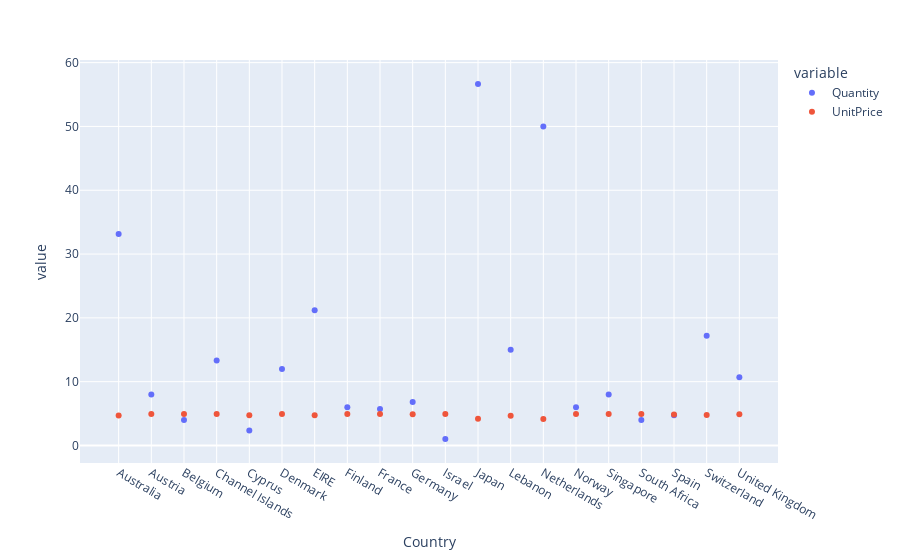

This figure's notebook cell:
### Code cell
# Traces
traces = px.scatter(pb_country_qty_up , x="Country", y=["Quantity",'UnitPrice'])

# Layout 
layout = go.Layout(width=700, height=600,
                   xaxis=go.layout.XAxis(title=go.layout.xaxis.Title(text='Average Quantity')),
                   yaxis=go.layout.YAxis(title=go.layout.yaxis.Title(text='Average Unit Price')),
                   title=go.layout.Title(text='Average Quantity VS Average Unit Price'));
# Plot
py.iplot(go.Figure(data=traces, layout=layout));

### Figure 1 — Plotly figure (JSON) as saved in the notebook; plotly's stock layout.template omitted (floating-point values rounded to 4 significant figures)
{"data": [{"hovertemplate": "variable=Quantity<br>Country=%{x}<br>value=%{y}<extra></extra>", "legendgroup": "Quantity", "marker": {"color": "#636efa", "symbol": "circle"}, "mode": "markers", "name": "Quantity", "orientation": "v", "showlegend": true, "type": "scatter", "x": ["Australia", "Austria", "Belgium", "Channel Islands", "Cyprus", "Denmark", "EIRE", "Finland", "France", "Germany", "Israel", "Japan", "Lebanon", "Netherlands", "Norway", "Singapore", "South Africa", "Spain", "Switzerland", "United Kingdom"], "xaxis": "x", "y": [33.12, 8, 4, 13.33, 2.333, 12, 21.21, 6, 5.727, 6.8, 1, 56.67, 15, 50, 6, 8, 4, 4.75, 17.2, 10.71], "yaxis": "y"}, {"hovertemplate": "variable=UnitPrice<br>Country=%{x}<br>value=%{y}<extra></extra>", "legendgroup": "UnitPrice", "marker": {"color": "#EF553B", "symbol": "circle"}, "mode": "markers", "name": "UnitPrice", "orientation": "v", "showlegend": true, "type": "scatter", "x": ["Australia", "Austria", "Belgium", "Channel Islands", "Cyprus", "Denmark", "EIRE", "Finland", "France", "Germany", "Israel", "Japan", "Lebanon", "Netherlands", "Norway", "Singapore", "South Africa", "Spain", "Switzerland", "United Kingdom"], "xaxis": "x", "y": [4.713, 4.95, 4.95, 4.95, 4.75, 4.95, 4.739, 4.95, 4.923, 4.89, 4.95, 4.183, 4.65, 4.15, 4.95, 4.95, 4.95, 4.838, 4.79, 4.881], "yaxis": "y"}], "layout": {"legend": {"title": {"text": "variable"}, "tracegroupgap": 0}, "margin": {"t": 60}, "xaxis": {"anchor": "y", "domain": [0, 1], "title": {"text": "Country"}}, "yaxis": {"anchor": "x", "domain": [0, 1], "title": {"text": "value"}}}}
